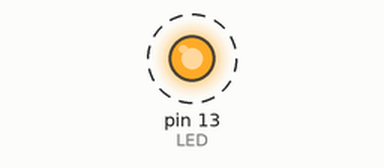
This sketch was run on a simulated Arduino Uno, built with avr-gcc and run on an emulated ATmega328P. Parts: output pins drawn as LEDs (lit = HIGH). Dashed ring = blinking. Pins used as bus, display or sensor lines are not drawn; what the sketch prints to the serial monitor is not drawn.

Above: at 0.5 s.
Timing chart, 0 to 4.6 s (numbered marks = the images above):
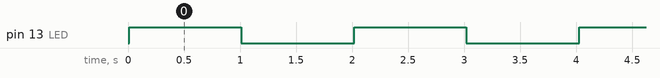

Measured:
- by itself, pin 13 (LED): alternates HIGH for 1.0 s and LOW for 1.0 s

The sketch:

motor_test.ino
```cpp
/*-----------------------------+
 | Supreme Machines            |
 | Sensorimotor rev1-1         |
 | Motor Control Example       |
 | Matthias Kubisch            |
 | Berlin, July 20th 2018      |
 +-----------------------------+
 | Starts turning the motor    |
 | with PWM mode.              |
 +-----------------------------*/


#define BAUDRATE 1000000
#define READ_DISABLE 5
#define WRITE_ENABLE 4

#define BUFLEN 6
#define LED 13

uint8_t id = 0;

uint8_t buffer[BUFLEN];

void setup() {
  Serial.begin(BAUDRATE); /* 1 MBaud */
  pinMode(READ_DISABLE, OUTPUT);
  pinMode(WRITE_ENABLE, OUTPUT);
  pinMode(LED, OUTPUT);

  /* prepare buffer preamble */
  buffer[0] = 0xff; // sync 0
  buffer[1] = 0xff; // sync 1
  buffer[2] = 0xb0; // motor voltage cmd, works also with e.g. 0xb1 (other direction)
  buffer[3] = 3;
  buffer[4] = 64; // 25% PWM
}

uint8_t get_checksum() {
  uint8_t sum = 0;
  for (unsigned k = 0; k < BUFLEN-1; ++k)
    sum += buffer[k];
  return ~sum +1;
}

bool verify_response()
{
  uint8_t sum = 0;
  uint8_t bytes_read = 0;
  while (Serial.available()) {
    sum += Serial.read(); // read bytes
    ++bytes_read;
  }

  // all bytes must sum to zero if packet was correct
  return (bytes_read == 15) and (sum == 0);
}


void send_mode() {
  digitalWrite(READ_DISABLE, HIGH);
  digitalWrite(WRITE_ENABLE, HIGH);
}

void recv_mode() {
  digitalWrite(READ_DISABLE, LOW);
  digitalWrite(WRITE_ENABLE, LOW);
}

void loop() {

  buffer[BUFLEN-1] = get_checksum();
  send_mode();
  Serial.write(buffer, BUFLEN);
  Serial.flush();
  recv_mode();

  // delay 10 ms with LED 10% on
  delay(9);
  digitalWrite(LED, HIGH);
  delay(1);

  if (Serial.available() and verify_response()) // got response
  {
    // be happy
  } else {
    delay(1000);
    digitalWrite(LED, LOW);
    delay(1000);
  }
  digitalWrite(LED, LOW);

}
```
